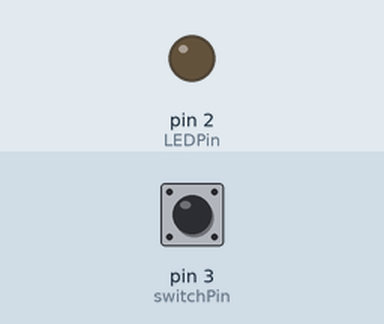
Simulated run of this sketch. Board: Arduino Uno, built with avr-gcc and run on an emulated ATmega328P. Parts: output pins drawn as LEDs (lit = HIGH). Inputs (shaded band) come from the test bench; at power-on: pin 3 (switchPin) LOW.

Above: at 1.2 s.
1.3 s: pin 3 (switchPin) pulled HIGH for 0.15 s
At 1.37 s:
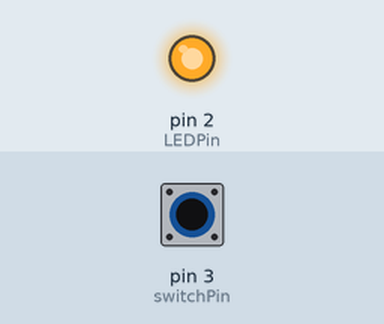
2.9 s: pin 3 (switchPin) pulled HIGH for 3.2 s
At 6.4 s:
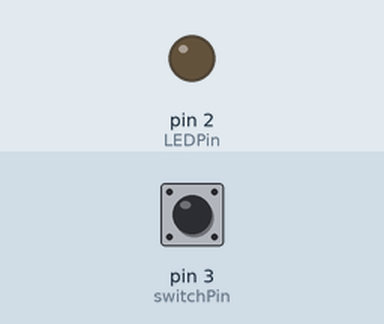
Timing chart, 0 to 7.9 s (numbered marks = the images above; inputs shaded):
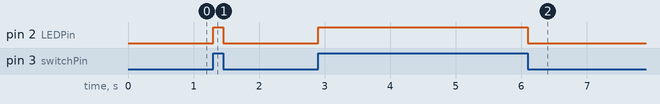

Measured:
- after the input at 1.3 s, pin 2 (LEDPin): LOW → HIGH at once, → LOW 0.15 s later
- after the input at 2.9 s, pin 2 (LEDPin): LOW → HIGH at once, → LOW 3.2 s later

The sketch:

Week9CoasterSwitch.ino
```cpp
const int LEDPin = 2;
const int switchPin = 3;
int switchVal;


void setup() {
  //configure your pins
  pinMode(LEDPin, OUTPUT);
  pinMode(switchPin, INPUT);
  //Serial.begin(9600);

}

void loop() {
  //read the value on the switchPin and store it
  //in a variable
  switchVal = digitalRead(switchPin);

  //change the start of the light based on the switch
  if (switchVal == HIGH) {
    digitalWrite(LEDPin, HIGH);
    Serial.println("NEED COASTER");
  } else {
    digitalWrite(LEDPin, LOW);
    Serial.println("SAFE TABLE, GOOD JOB.");
  }
}
```
